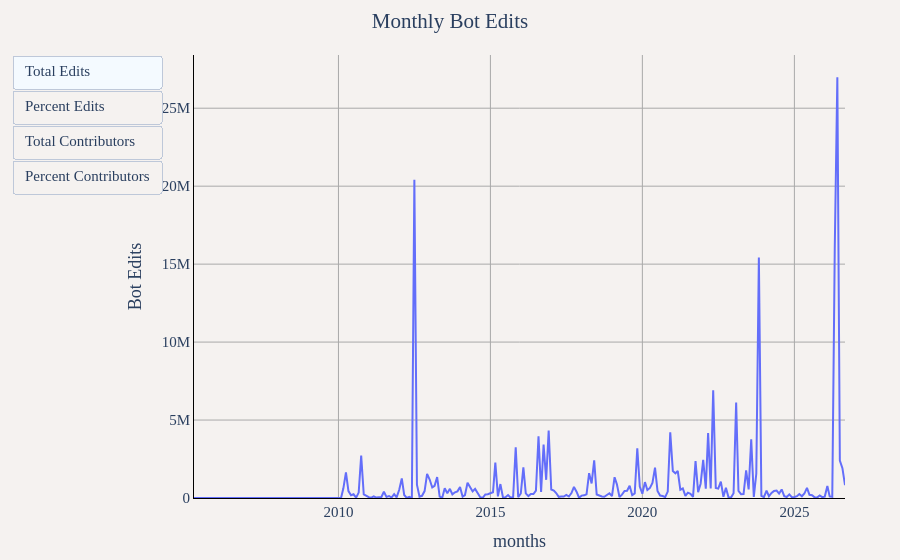

The cell this chart's notebook holds for it:
### Markdown cell above
## Monthly Bot Activity Trends

Analysis of monthly total, percentage, and accumulated bot edits and contributors.

### Code cell
# Monthly bot statistics with totals, percentages, and accumulated values
df = duckdb.sql("""
WITH monthly_total AS (
    SELECT 
        year,
        month,
        CONCAT(year, '-', LPAD(CAST(month as VARCHAR), 2, '0')) as months,
        COUNT(DISTINCT user_name) as total_contributors,
        CAST(SUM(edit_count) as BIGINT) as total_edits
    FROM '../changeset_data/year=*/month=*/*.parquet'
    GROUP BY year, month
),
monthly_bot AS (
    SELECT 
        year,
        month,
        CONCAT(year, '-', LPAD(CAST(month as VARCHAR), 2, '0')) as months,
        COUNT(DISTINCT user_name) as bot_contributors,
        CAST(SUM(edit_count) as BIGINT) as bot_edits
    FROM '../changeset_data/year=*/month=*/*.parquet'
    WHERE bot = true
    GROUP BY year, month
)
SELECT 
    mt.months,
    mt.year,
    mt.month,
    COALESCE(mb.bot_contributors, 0) as "Bot Contributors",
    COALESCE(mb.bot_edits, 0) as "Bot Edits",
    ROUND((COALESCE(mb.bot_contributors, 0) * 100.0) / mt.total_contributors, 2) as "Percent Bot Contributors",
    ROUND((COALESCE(mb.bot_edits, 0) * 100.0) / mt.total_edits, 2) as "Percent Bot Edits",
FROM monthly_total mt
LEFT JOIN monthly_bot mb ON mt.year = mb.year AND mt.month = mb.month
ORDER BY mt.year, mt.month
""").df()

util.show_figure(
    [
        util.FigureConfig(
            title="Monthly Bot Edits",
            label="Total Edits",
            x_col="months",
            y_col="Bot Edits",
            query_or_df=df,
        ),
        util.FigureConfig(
            title="Percentage of Bot Edits",
            label="Percent Edits",
            x_col="months",
            y_col="Percent Bot Edits",
            y_unit_hover_template="%",
            query_or_df=df,
        ),
        util.FigureConfig(
            title="Monthly Bot Contributors",
            label="Total Contributors",
            x_col="months",
            y_col="Bot Contributors",
            query_or_df=df,
        ),
        util.FigureConfig(
            title="Percentage of Bot Contributors",
            label="Percent Contributors",
            x_col="months",
            y_col="Percent Bot Contributors",
            y_unit_hover_template="%",
            query_or_df=df,
        ),
    ]
)

### Figure 1 — Plotly figure (JSON) as saved in the notebook; plotly's stock layout.template omitted (floating-point values rounded to 4 significant figures; data arrays with more than 128 entries replaced by an {"elided": "..."} marker saying what was removed)
{"data": [{"hovertemplate": "Bot Edits<br>%{x}<br>%{y:,} Bot Edits<extra></extra>", "name": "Bot Edits", "type": "scatter", "visible": true, "x": {"elided": "258 str values"}, "y": {"elided": "258 int values"}}, {"hovertemplate": "Bot Edits<br>%{x}<br>%{y:,} %<extra></extra>", "name": "Bot Edits", "type": "scatter", "visible": false, "x": {"elided": "258 str values"}, "y": {"elided": "258 float values"}}, {"hovertemplate": "Bot Edits<br>%{x}<br>%{y:,} Bot Contributors<extra></extra>", "name": "Bot Edits", "type": "scatter", "visible": false, "x": {"elided": "258 str values"}, "y": {"elided": "258 int values"}}, {"hovertemplate": "Bot Edits<br>%{x}<br>%{y:,} %<extra></extra>", "name": "Bot Edits", "type": "scatter", "visible": false, "x": {"elided": "258 str values"}, "y": {"elided": "258 float values"}}], "layout": {"barmode": "stack", "font": {"family": "Times", "size": 15}, "margin": {"b": 55, "l": 55, "r": 55, "t": 55}, "paper_bgcolor": "#f5f2f0", "plot_bgcolor": "#f5f2f0", "title": {"text": "Monthly Bot Edits", "x": 0.5}, "updatemenus": [{"buttons": [{"args": [{"visible": [true, false, false, false]}, {"title.text": "Monthly Bot Edits", "xaxis.title.text": "months", "yaxis.title.text": "Bot Edits"}], "label": "Total Edits", "method": "update"}, {"args": [{"visible": [false, true, false, false]}, {"title.text": "Percentage of Bot Edits", "xaxis.title.text": "months", "yaxis.title.text": "Percent Bot Edits"}], "label": "Percent Edits", "method": "update"}, {"args": [{"visible": [false, false, true, false]}, {"title.text": "Monthly Bot Contributors", "xaxis.title.text": "months", "yaxis.title.text": "Bot Contributors"}], "label": "Total Contributors", "method": "update"}, {"args": [{"visible": [false, false, false, true]}, {"title.text": "Percentage of Bot Contributors", "xaxis.title.text": "months", "yaxis.title.text": "Percent Bot Contributors"}], "label": "Percent Contributors", "method": "update"}], "type": "buttons"}], "xaxis": {"gridcolor": "darkgray", "linecolor": "black", "showgrid": true, "tickcolor": "black", "title": {"text": "months"}, "zerolinecolor": "darkgray"}, "yaxis": {"gridcolor": "darkgray", "linecolor": "black", "rangemode": "tozero", "showgrid": true, "tickcolor": "black", "title": {"text": "Bot Edits"}, "zerolinecolor": "darkgray"}}}
